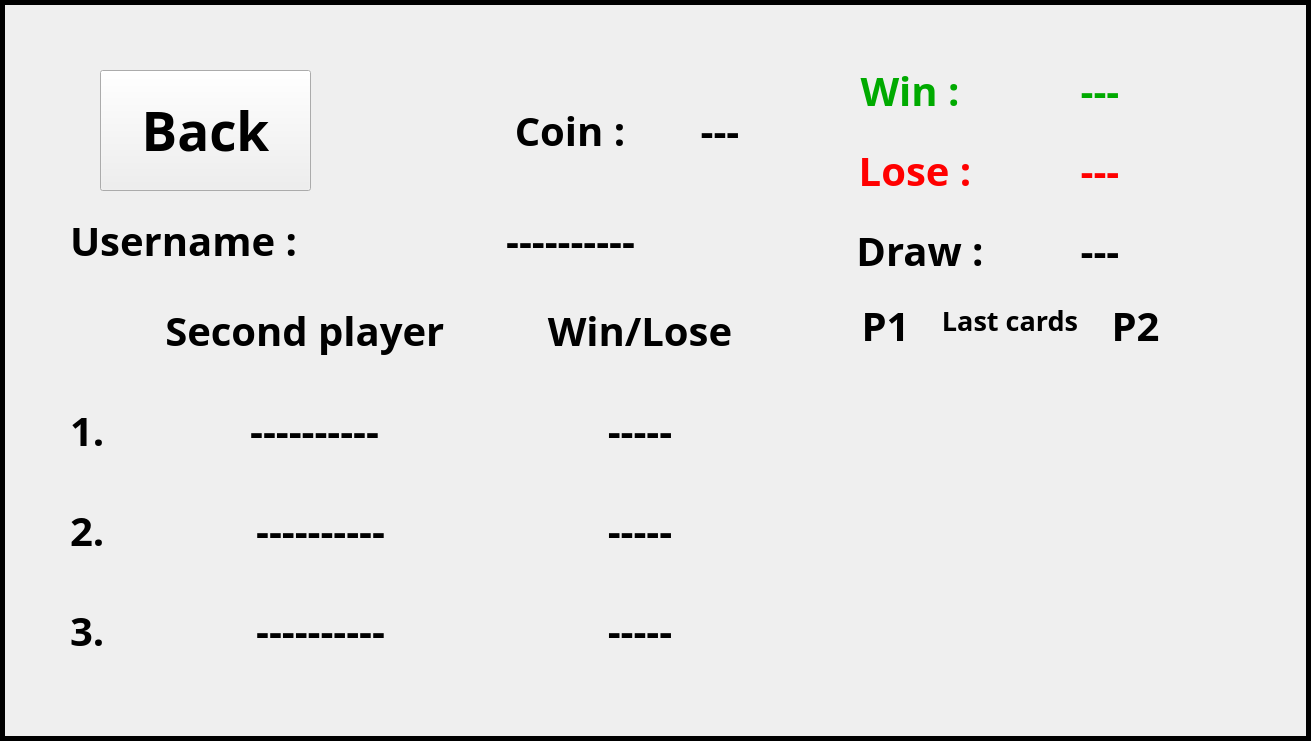
<?xml version="1.0" encoding="UTF-8"?>
<ui version="4.0">
 <class>history</class>
 <widget class="QMainWindow" name="history">
  <property name="geometry">
   <rect>
    <x>0</x>
    <y>0</y>
    <width>1311</width>
    <height>741</height>
   </rect>
  </property>
  <property name="windowTitle">
   <string>MainWindow</string>
  </property>
  <widget class="QWidget" name="centralwidget">
   <widget class="QLabel" name="lbl_background">
    <property name="geometry">
     <rect>
      <x>0</x>
      <y>0</y>
      <width>1311</width>
      <height>741</height>
     </rect>
    </property>
    <property name="styleSheet">
     <string notr="true">image: url(:/photos/playground.png);</string>
    </property>
    <property name="frameShape">
     <enum>QFrame::Box</enum>
    </property>
    <property name="lineWidth">
     <number>5</number>
    </property>
    <property name="text">
     <string/>
    </property>
   </widget>
   <widget class="QLabel" name="lbl_userrname">
    <property name="geometry">
     <rect>
      <x>70</x>
      <y>190</y>
      <width>260</width>
      <height>100</height>
     </rect>
    </property>
    <property name="font">
     <font>
      <family>Tempus Sans ITC</family>
      <pointsize>30</pointsize>
      <bold>true</bold>
     </font>
    </property>
    <property name="text">
     <string>Username :</string>
    </property>
   </widget>
   <widget class="QLabel" name="lbl_coin">
    <property name="geometry">
     <rect>
      <x>500</x>
      <y>80</y>
      <width>140</width>
      <height>100</height>
     </rect>
    </property>
    <property name="font">
     <font>
      <family>Tempus Sans ITC</family>
      <pointsize>30</pointsize>
      <bold>true</bold>
     </font>
    </property>
    <property name="text">
     <string>Coin :</string>
    </property>
    <property name="alignment">
     <set>Qt::AlignCenter</set>
    </property>
   </widget>
   <widget class="QLabel" name="lbl_1">
    <property name="geometry">
     <rect>
      <x>70</x>
      <y>380</y>
      <width>50</width>
      <height>100</height>
     </rect>
    </property>
    <property name="font">
     <font>
      <family>Tempus Sans ITC</family>
      <pointsize>30</pointsize>
      <bold>true</bold>
     </font>
    </property>
    <property name="text">
     <string>1.</string>
    </property>
   </widget>
   <widget class="QLabel" name="lbl_2">
    <property name="geometry">
     <rect>
      <x>70</x>
      <y>480</y>
      <width>50</width>
      <height>100</height>
     </rect>
    </property>
    <property name="font">
     <font>
      <family>Tempus Sans ITC</family>
      <pointsize>30</pointsize>
      <bold>true</bold>
     </font>
    </property>
    <property name="text">
     <string>2.</string>
    </property>
   </widget>
   <widget class="QLabel" name="lbl_3">
    <property name="geometry">
     <rect>
      <x>70</x>
      <y>580</y>
      <width>50</width>
      <height>100</height>
     </rect>
    </property>
    <property name="font">
     <font>
      <family>Tempus Sans ITC</family>
      <pointsize>30</pointsize>
      <bold>true</bold>
     </font>
    </property>
    <property name="text">
     <string>3.</string>
    </property>
   </widget>
   <widget class="QLabel" name="lbl_second_player">
    <property name="geometry">
     <rect>
      <x>150</x>
      <y>280</y>
      <width>320</width>
      <height>100</height>
     </rect>
    </property>
    <property name="font">
     <font>
      <family>Tempus Sans ITC</family>
      <pointsize>30</pointsize>
      <bold>true</bold>
     </font>
    </property>
    <property name="text">
     <string>Second player </string>
    </property>
    <property name="alignment">
     <set>Qt::AlignCenter</set>
    </property>
   </widget>
   <widget class="QLabel" name="lbl_win_lose">
    <property name="geometry">
     <rect>
      <x>530</x>
      <y>280</y>
      <width>220</width>
      <height>100</height>
     </rect>
    </property>
    <property name="font">
     <font>
      <family>Tempus Sans ITC</family>
      <pointsize>30</pointsize>
      <bold>true</bold>
     </font>
    </property>
    <property name="text">
     <string>Win/Lose</string>
    </property>
    <property name="alignment">
     <set>Qt::AlignCenter</set>
    </property>
   </widget>
   <widget class="QLabel" name="lbl_last_cards">
    <property name="geometry">
     <rect>
      <x>900</x>
      <y>270</y>
      <width>220</width>
      <height>100</height>
     </rect>
    </property>
    <property name="font">
     <font>
      <family>Tempus Sans ITC</family>
      <pointsize>20</pointsize>
      <bold>true</bold>
     </font>
    </property>
    <property name="text">
     <string>Last cards</string>
    </property>
    <property name="alignment">
     <set>Qt::AlignCenter</set>
    </property>
   </widget>
   <widget class="QLabel" name="lbl_p1">
    <property name="geometry">
     <rect>
      <x>850</x>
      <y>280</y>
      <width>71</width>
      <height>91</height>
     </rect>
    </property>
    <property name="font">
     <font>
      <family>Tempus Sans ITC</family>
      <pointsize>30</pointsize>
      <bold>true</bold>
     </font>
    </property>
    <property name="text">
     <string>P1</string>
    </property>
    <property name="alignment">
     <set>Qt::AlignCenter</set>
    </property>
   </widget>
   <widget class="QLabel" name="lbl_p2">
    <property name="geometry">
     <rect>
      <x>1100</x>
      <y>280</y>
      <width>71</width>
      <height>91</height>
     </rect>
    </property>
    <property name="font">
     <font>
      <family>Tempus Sans ITC</family>
      <pointsize>30</pointsize>
      <bold>true</bold>
     </font>
    </property>
    <property name="text">
     <string>P2</string>
    </property>
    <property name="alignment">
     <set>Qt::AlignCenter</set>
    </property>
   </widget>
   <widget class="QLabel" name="lbl_coin_icon">
    <property name="geometry">
     <rect>
      <x>380</x>
      <y>80</y>
      <width>100</width>
      <height>100</height>
     </rect>
    </property>
    <property name="styleSheet">
     <string notr="true">image: url(:/photos/coin.png);</string>
    </property>
    <property name="text">
     <string/>
    </property>
   </widget>
   <widget class="QLabel" name="lbl_p2_username_1">
    <property name="geometry">
     <rect>
      <x>99</x>
      <y>380</y>
      <width>431</width>
      <height>100</height>
     </rect>
    </property>
    <property name="font">
     <font>
      <family>Tempus Sans ITC</family>
      <pointsize>30</pointsize>
      <bold>true</bold>
     </font>
    </property>
    <property name="text">
     <string>----------</string>
    </property>
    <property name="alignment">
     <set>Qt::AlignCenter</set>
    </property>
   </widget>
   <widget class="QLabel" name="lbl_p2_username_2">
    <property name="geometry">
     <rect>
      <x>110</x>
      <y>480</y>
      <width>421</width>
      <height>100</height>
     </rect>
    </property>
    <property name="font">
     <font>
      <family>Tempus Sans ITC</family>
      <pointsize>30</pointsize>
      <bold>true</bold>
     </font>
    </property>
    <property name="text">
     <string>----------</string>
    </property>
    <property name="alignment">
     <set>Qt::AlignCenter</set>
    </property>
   </widget>
   <widget class="QLabel" name="lbl_p2_username_3">
    <property name="geometry">
     <rect>
      <x>110</x>
      <y>580</y>
      <width>421</width>
      <height>100</height>
     </rect>
    </property>
    <property name="font">
     <font>
      <family>Tempus Sans ITC</family>
      <pointsize>30</pointsize>
      <bold>true</bold>
     </font>
    </property>
    <property name="text">
     <string>----------</string>
    </property>
    <property name="alignment">
     <set>Qt::AlignCenter</set>
    </property>
   </widget>
   <widget class="QLabel" name="lbl_p1_win_lose_1">
    <property name="geometry">
     <rect>
      <x>530</x>
      <y>380</y>
      <width>220</width>
      <height>100</height>
     </rect>
    </property>
    <property name="font">
     <font>
      <family>Tempus Sans ITC</family>
      <pointsize>30</pointsize>
      <bold>true</bold>
     </font>
    </property>
    <property name="text">
     <string>-----</string>
    </property>
    <property name="alignment">
     <set>Qt::AlignCenter</set>
    </property>
   </widget>
   <widget class="QLabel" name="lbl_p1_win_lose_2">
    <property name="geometry">
     <rect>
      <x>530</x>
      <y>480</y>
      <width>220</width>
      <height>100</height>
     </rect>
    </property>
    <property name="font">
     <font>
      <family>Tempus Sans ITC</family>
      <pointsize>30</pointsize>
      <bold>true</bold>
     </font>
    </property>
    <property name="text">
     <string>-----</string>
    </property>
    <property name="alignment">
     <set>Qt::AlignCenter</set>
    </property>
   </widget>
   <widget class="QLabel" name="lbl_p1_win_lose_3">
    <property name="geometry">
     <rect>
      <x>530</x>
      <y>580</y>
      <width>220</width>
      <height>100</height>
     </rect>
    </property>
    <property name="font">
     <font>
      <family>Tempus Sans ITC</family>
      <pointsize>30</pointsize>
      <bold>true</bold>
     </font>
    </property>
    <property name="text">
     <string>-----</string>
    </property>
    <property name="alignment">
     <set>Qt::AlignCenter</set>
    </property>
   </widget>
   <widget class="QLabel" name="lbl_p1_username">
    <property name="geometry">
     <rect>
      <x>320</x>
      <y>190</y>
      <width>501</width>
      <height>100</height>
     </rect>
    </property>
    <property name="font">
     <font>
      <family>Tempus Sans ITC</family>
      <pointsize>30</pointsize>
      <bold>true</bold>
     </font>
    </property>
    <property name="text">
     <string>----------</string>
    </property>
    <property name="alignment">
     <set>Qt::AlignCenter</set>
    </property>
   </widget>
   <widget class="QLabel" name="lbl_coin_number">
    <property name="geometry">
     <rect>
      <x>620</x>
      <y>80</y>
      <width>200</width>
      <height>100</height>
     </rect>
    </property>
    <property name="font">
     <font>
      <family>Tempus Sans ITC</family>
      <pointsize>30</pointsize>
      <bold>true</bold>
     </font>
    </property>
    <property name="text">
     <string>---</string>
    </property>
    <property name="alignment">
     <set>Qt::AlignCenter</set>
    </property>
   </widget>
   <widget class="QLabel" name="lbl_lose_number">
    <property name="geometry">
     <rect>
      <x>1000</x>
      <y>120</y>
      <width>200</width>
      <height>100</height>
     </rect>
    </property>
    <property name="font">
     <font>
      <family>Tempus Sans ITC</family>
      <pointsize>30</pointsize>
      <bold>true</bold>
     </font>
    </property>
    <property name="styleSheet">
     <string notr="true">color: rgb(255, 0, 0);</string>
    </property>
    <property name="text">
     <string>---</string>
    </property>
    <property name="alignment">
     <set>Qt::AlignCenter</set>
    </property>
   </widget>
   <widget class="QLabel" name="lbl_draw_number">
    <property name="geometry">
     <rect>
      <x>1000</x>
      <y>200</y>
      <width>200</width>
      <height>100</height>
     </rect>
    </property>
    <property name="font">
     <font>
      <family>Tempus Sans ITC</family>
      <pointsize>30</pointsize>
      <bold>true</bold>
     </font>
    </property>
    <property name="text">
     <string>---</string>
    </property>
    <property name="alignment">
     <set>Qt::AlignCenter</set>
    </property>
   </widget>
   <widget class="QLabel" name="lbl_win">
    <property name="geometry">
     <rect>
      <x>850</x>
      <y>40</y>
      <width>120</width>
      <height>100</height>
     </rect>
    </property>
    <property name="font">
     <font>
      <family>Tempus Sans ITC</family>
      <pointsize>30</pointsize>
      <bold>true</bold>
     </font>
    </property>
    <property name="styleSheet">
     <string notr="true">color: rgb(0, 170, 0);</string>
    </property>
    <property name="text">
     <string>Win :</string>
    </property>
    <property name="alignment">
     <set>Qt::AlignCenter</set>
    </property>
   </widget>
   <widget class="QLabel" name="lbl_draw">
    <property name="geometry">
     <rect>
      <x>850</x>
      <y>200</y>
      <width>140</width>
      <height>100</height>
     </rect>
    </property>
    <property name="font">
     <font>
      <family>Tempus Sans ITC</family>
      <pointsize>30</pointsize>
      <bold>true</bold>
     </font>
    </property>
    <property name="text">
     <string>Draw :</string>
    </property>
    <property name="alignment">
     <set>Qt::AlignCenter</set>
    </property>
   </widget>
   <widget class="QLabel" name="lbl_win_number">
    <property name="geometry">
     <rect>
      <x>1000</x>
      <y>40</y>
      <width>200</width>
      <height>100</height>
     </rect>
    </property>
    <property name="font">
     <font>
      <family>Tempus Sans ITC</family>
      <pointsize>30</pointsize>
      <bold>true</bold>
     </font>
    </property>
    <property name="styleSheet">
     <string notr="true">color: rgb(0, 170, 0);</string>
    </property>
    <property name="text">
     <string>---</string>
    </property>
    <property name="alignment">
     <set>Qt::AlignCenter</set>
    </property>
   </widget>
   <widget class="QLabel" name="lbl_lose">
    <property name="geometry">
     <rect>
      <x>850</x>
      <y>120</y>
      <width>130</width>
      <height>100</height>
     </rect>
    </property>
    <property name="font">
     <font>
      <family>Tempus Sans ITC</family>
      <pointsize>30</pointsize>
      <bold>true</bold>
     </font>
    </property>
    <property name="styleSheet">
     <string notr="true">color: rgb(255, 0, 0);</string>
    </property>
    <property name="text">
     <string>Lose :</string>
    </property>
    <property name="alignment">
     <set>Qt::AlignCenter</set>
    </property>
   </widget>
   <widget class="QPushButton" name="btn_back">
    <property name="enabled">
     <bool>true</bool>
    </property>
    <property name="geometry">
     <rect>
      <x>100</x>
      <y>70</y>
      <width>211</width>
      <height>121</height>
     </rect>
    </property>
    <property name="font">
     <font>
      <family>Tempus Sans ITC</family>
      <pointsize>40</pointsize>
      <bold>true</bold>
     </font>
    </property>
    <property name="styleSheet">
     <string notr="true">image: url(:/photos/playground.png);</string>
    </property>
    <property name="text">
     <string>Back</string>
    </property>
   </widget>
  </widget>
 </widget>
 <resources/>
 <connections/>
</ui>
